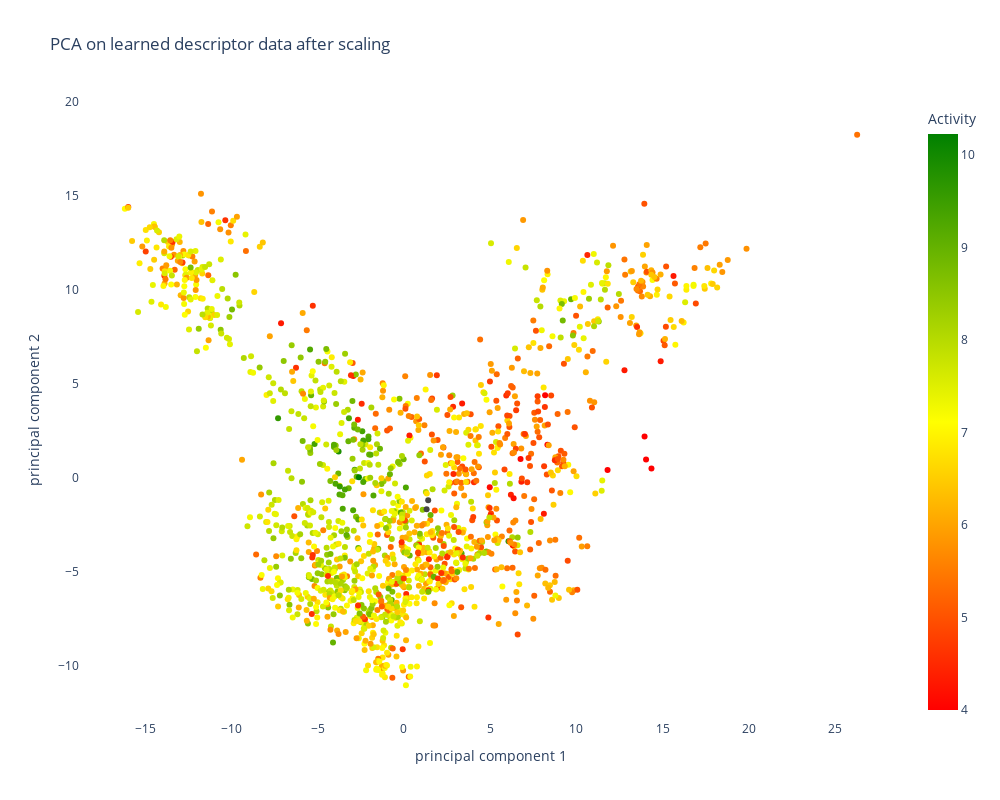

The cell this chart's notebook holds for it:
### Code cell
fig_learned_2 = px.scatter(finalDf_learned, x="principal component 1", y="principal component 2",
                    color = "Activity",
                      color_continuous_scale=["red",  "yellow", "green"],
                    hover_data = None ,
                    labels={'principal component 1': 'principal component 1',
                            'principal component 2': 'principal component 2',
                            'Activity': 'Activity'},
                    
                    title = 'PCA on learned descriptor data after scaling',
                                      width=1000,
                                      height=800,
                          render_mode='SVG',
                           #symbol='scaffold_grouped',
                    symbol_sequence = symbols)
fig_learned_2.update_layout(plot_bgcolor='White')
#fig_learned_2.show()
app_scatter = molplotly.add_molecules(fig=fig_learned_2,
                                      df=finalDf,
                                      smiles_col='smiles',
                                      title_col='InChIKey',
                                      condition_col = 'scaffold_grouped')
                                                                          
app_scatter.run_server(mode='inline', port=9012, height=800)

### Figure 1 — Plotly figure (JSON) as saved in the notebook; plotly's stock layout.template omitted (floating-point values rounded to 4 significant figures; data arrays with more than 128 entries replaced by an {"elided": "..."} marker saying what was removed)
{"data": [{"hovertemplate": "principal component 1=%{x}<br>principal component 2=%{y}<br>Activity=%{marker.color}<extra></extra>", "legendgroup": "", "marker": {"color": {"elided": "1482 float values"}, "coloraxis": "coloraxis", "symbol": "circle"}, "mode": "markers", "name": "", "orientation": "v", "showlegend": false, "type": "scatter", "x": {"elided": "1482 float values"}, "xaxis": "x", "y": {"elided": "1482 float values"}, "yaxis": "y"}], "layout": {"coloraxis": {"colorbar": {"title": {"text": "Activity"}}, "colorscale": [[0, "red"], [0.5, "yellow"], [1, "green"]]}, "height": 800, "legend": {"tracegroupgap": 0}, "plot_bgcolor": "White", "title": {"text": "PCA on learned descriptor data after scaling"}, "width": 1000, "xaxis": {"anchor": "y", "domain": [0, 1], "title": {"text": "principal component 1"}}, "yaxis": {"anchor": "x", "domain": [0, 1], "title": {"text": "principal component 2"}}}}
